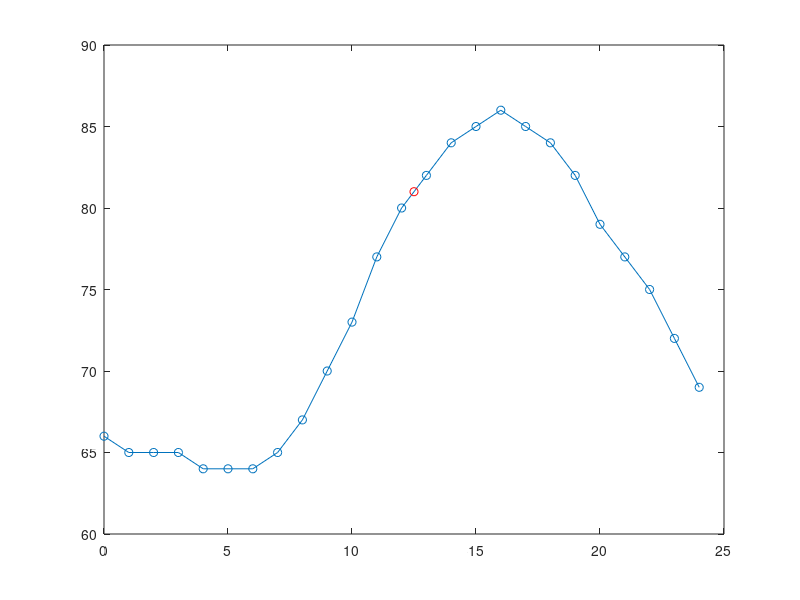

This chart was generated by the following MATLAB code:
% // Nawaf Abdullah
% // CMPSC 201 SU 2016
% // Date 8-02-16
% // HW #9
% // MATLAB Analysis of Temp data with interpolation and regression.


time = 0:1:24;   %time in hours for each temperature value
temp = [66 65 65 65 64 64 64 65 67 70 73 77 80 82 84 85 86 85 84 82 79 77 75 72 69]; %temperture values

plot(time, temp, '-o')
newtemp=interp1(time, temp, 12.5, 'linear') %Interpolating new point at 12.5 (12:30) hour
plot(time, temp, '-o', 12.5, newtemp, 'ro') %Adding new point to plot